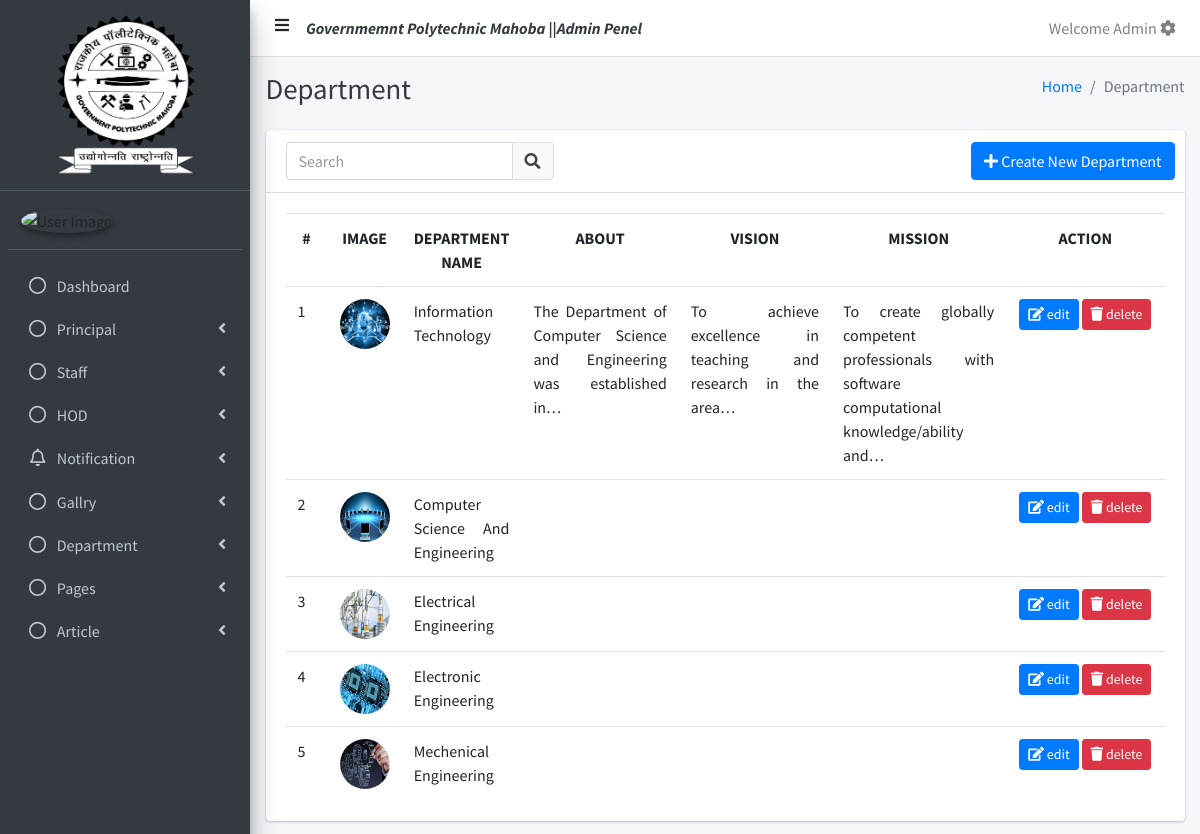
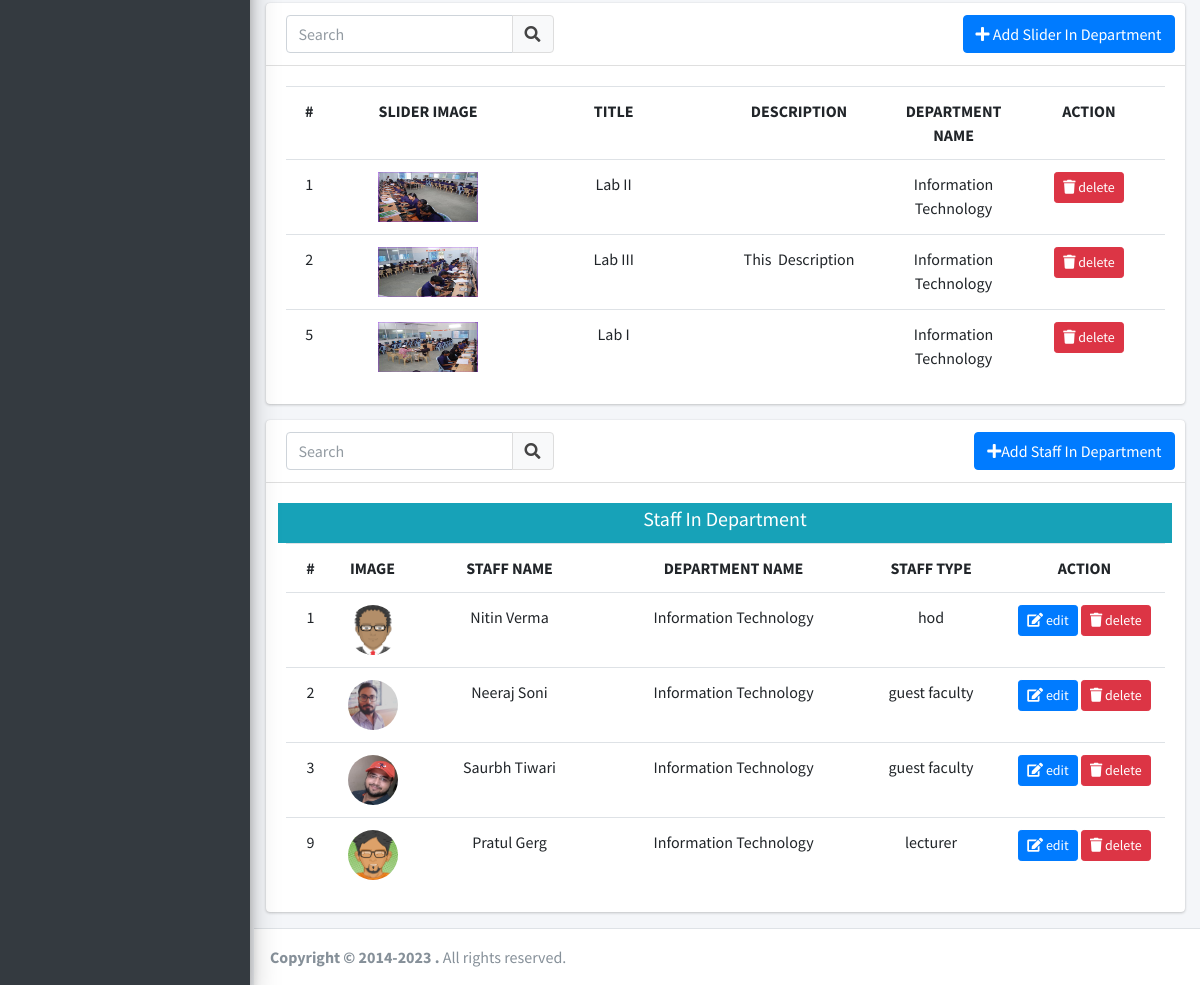
The page /index.php/admins/department on the database its author committed (2 pictures, top to bottom).
### tables this page shows
CREATE TABLE `department` (
  `id` int(11) NOT NULL,
  `department_name` varchar(200) NOT NULL,
  `about` text NOT NULL,
  `department_pic` varchar(200) NOT NULL,
  `vision` text NOT NULL,
  `mission` text NOT NULL,
  `created_at` varchar(100) NOT NULL,
  `updated_at` varchar(100) NOT NULL
);

CREATE TABLE `department_slider_images` (
  `id` int(11) NOT NULL,
  `title` text NOT NULL,
  `description` text NOT NULL,
  `slider_img` varchar(200) NOT NULL,
  `department_id` int(11) NOT NULL
);

CREATE TABLE `staff_in_department` (
  `id` int(11) NOT NULL,
  `staff_id` int(11) NOT NULL,
  `department_id` int(11) NOT NULL,
  `staff_type` int(11) NOT NULL
);

CREATE TABLE `staffs` (
  `id` int(11) NOT NULL,
  `staff_name` varchar(200) NOT NULL,
  `gender` varchar(100) NOT NULL,
  `qualification` varchar(200) NOT NULL,
  `staff_about` text NOT NULL,
  `mobno` varchar(12) NOT NULL,
  `email` varchar(100) NOT NULL,
  `staff_pic` text NOT NULL,
  `joining_date` varchar(100) NOT NULL,
  `leave_date` varchar(100) NOT NULL,
  `status` int(11) NOT NULL DEFAULT 1,
  `created_at` varchar(100) NOT NULL,
  `updated_at` varchar(100) NOT NULL
);

CREATE TABLE `staff_type` (
  `id` int(11) NOT NULL,
  `staff_type` varchar(200) NOT NULL,
  `created_at` varchar(100) NOT NULL,
  `updated_at` varchar(100) NOT NULL
);

### application/controllers/admins/Department.php (called while the page is built, shortened)
<?php
class Department extends CI_Controller {
	public function __construct()
	{
		$this->load->model('Admin_model');
	}
	public function index()
	{
		$queryString=$this->input->get('q');
		$this->load->helper('text');
		$params['queryStrings']=$queryString;
		$departmentdata=$this->Admin_model->getdepartments($params);
		$staff_in_department=$this->Admin_model->getstaffInDepartment($params);
		$department_slider=$this->Admin_model->getdepartmentslider($params);
		$data['departmentdata']=$departmentdata;
		$data['department_slider']=$department_slider;
		$data['staff_in_department']=$staff_in_department;
		$data['queryString']=$queryString;
		$this->load->view('admin/departmentlist', $data);
	}
}

### index.php (called while the page is built, shortened)
<?php
require_once BASEPATH.'core/CodeIgniter.php';

### application/models/Admin_model.php (called while the page is built, shortened)
<?php
class Admin_model extends CI_Model {
   public function getdepartments($params=array())
   {
     $result= $this->db->get('department')->result_array();
     return $result;
   }
   public function getstaffInDepartment($params=array())
   {
      $this->db->select('staff_in_department.*,department.department_name as department_name,staffs.staff_name as staff_name,staffs.staff_pic as staff_pic,staffs.staff_about as staff_about, staff_type.staff_type as staff_type');
      $this->db->join('department', 'department.id = staff_in_department.department_id', 'left');
      $this->db->join('staffs', 'staffs.id = staff_in_department.staff_id', 'left');
      $this->db->join('staff_type', 'staff_type.id = staff_in_department.staff_type', 'left');
     $result= $this->db->get('staff_in_department')->result_array();
     return $result;
   }
   public function getdepartmentslider($params=array())
   {
      $this->db->select('department_slider_images.*,department.department_name as department_name');
      $this->db->join('department', 'department.id = department_slider_images.department_id', 'left');
      $result=$this->db->get('department_slider_images')->result_array();
      return $result;
   }
}

### application/views/admin/departmentlist.php (the view, shortened to what this page needs)
  <div class="content-header">
    <div class="container-fluid">
      <div class="row mb-2">
        <div class="col-sm-6">
          <h1 class="m-0 text-dark">Department</h1>
        </div>
        <div class="col-sm-6">
          <ol class="breadcrumb float-sm-right">
            <li class="breadcrumb-item"><a href="#">Home</a></li>
            <li class="breadcrumb-item active">Department</li>
          </ol>
        </div>
      </div>
    </div>
  </div>
  <div class="content">
    <div class="container-fluid">
      <div class="row text-center">
         <div class="col-lg-12 text-center">
          <div class="card">
                <div class="card-header">
                	<div class="card-title">
                		<form action="" method="get" name="tablesearch">
                			<div class="input-group mb-0">
	                    <input type="text" name="q" value="<?php echo $queryString;?>" class="form-control float-right" placeholder="Search">
	                    <div class="input-group-append">
	                      <button type="submit" class="btn btn-default"><i class="fas fa-search"></i></button>
	                    </div>
	                  </div>
                		</form>
                	</div>
                	<div class="card-tools">
                		<a href="<?php echo base_url().'admins/department/create_new_department' ?>" class="btn btn-primary"> <i class="fas fa-plus"></i> Create New Department </a>
              	</div>
               </div>
               <div class="card-body">
               	<table class="table">
               		<tr class="text-uppercase">
               			<th width="50">#</th>
                    <th width="50">Image</th>
               			<th>Department Name</th>
                    <th width="200">about</th>
                    <th width="200">vision</th>
                    <th width="200">Mission</th>
               			<th width="160" class="text-center">Action </th>
               		</tr>
                  <?php if(!empty($departmentdata)){ ?>
                    <?php foreach ($departmentdata as $department) {
                     ?>
               		<tr class="text-justify">
               			<td><?php echo $department['id']?></td>
                    <td><img src="<?php echo base_url().'assests/uploads/department/'.$department['department_pic']?>" class="img rounded-circle" width="50" height="50"></td>
               			<td><?php echo $department['department_name']?></td>
                    <td><?php echo  word_limiter(strip_tags($department['about']),10)?></td>
                    <td><?php echo  word_limiter(strip_tags($department['vision']),10)?></td>
                    <td><?php echo  word_limiter(strip_tags($department['mission']),10)?></td>
               			<td class=" text-center text-nowrap">
               				<a href="<?php echo base_url('admins/department/edit_department/'.$department['id'])?>" class="btn btn-primary btn-sm  "> <i class="fa fa-edit"></i> edit</a>
                      <a href="javascript:void(0)" onclick="deletedepartment(<?php echo $department['id']?>)" class="btn btn-danger btn-sm  "> <i class="fa fa-trash"></i> delete</a>
               			</td>
               		</tr>
                <?php }?>
                <?php } else{ ?>
                  <tr>
               			<td colspan="4">Record Not Found</td>
               		</tr>
                   <?php }?>
               	</table>
               </div>
        </div>
        <div class="card">
                <div class="card-header">
                  <div class="card-title">
                    <form action="" method="get" name="tablesearch">
                      <div class="input-group mb-0">
                        <input type="text" name="q" value="<?php echo $queryString;?>" class="form-control float-right" placeholder="Search">
                        <div class="input-group-append">
                          <button type="submit" class="btn btn-default"><i class="fas fa-search"></i></button>
                        </div>
                      </div>
                    </form>
                  </div>
                  <div class="card-tools">
                    <a href="<?php echo base_url().'admins/department/department_slider' ?>" class="btn btn-primary"> <i class="fas fa-plus"></i> Add Slider In Department </a>
                </div>
               </div>
               <div class="card-body">
                <table class="table">
                  <tr class="text-uppercase">
                    <th width="50">#</th>
                    <th width="200">Slider Image</th>
                    <th width="200">Title</th>
                    <th width="200">description</th>
                    <th>Department Name</th>
                    <th width="160" class="text-center">Action </th>
                  </tr>
                  <?php if(!empty($department_slider)){ ?>
                    <?php foreach ($department_slider as $slider) {
                     ?>
                  <tr>
                    <td><?php echo $slider['id']?></td>
                    <td><a href="<?php echo base_url().'assests/uploads/department/slider/'.$slider['slider_img']?>"><img src="<?php echo base_url().'assests/uploads/department/slider/'.$slider['slider_img']?>" class="img " width="100" height="50"></a></td>
                    <td><?php echo $slider['title']?></td>
                    <td><?php echo $slider['description']?></td>
                    <td><?php echo $slider['department_name']?></td>
                    <td class=" text-center text-nowrap">
                      <a href="javascript:void(0)" onclick="deletedepartmentslider(<?php echo $slider['id']?>)" class="btn btn-danger btn-sm  "> <i class="fa fa-trash"></i> delete</a>
                    </td>
                  </tr>
                <?php }?>
                <?php } else{ ?>
                  <tr>
                    <td colspan="4">Record Not Found</td>
                  </tr>
                   <?php }?>
                </table>
               </div>
        </div>
         <div class="card">
                <div class="card-header">
                  <div class="card-title">
                    <form action="" method="get" name="tablesearch">
                      <div class="input-group mb-0">
                        <input type="text" name="q" value="<?php echo $queryString;?>" class="form-control float-right" placeholder="Search">
                        <div class="input-group-append">
                          <button type="submit" class="btn btn-default"><i class="fas fa-search"></i></button>
                        </div>
                      </div>
                    </form>
                  </div>
                  <div class="card-tools">
                    <a href="<?php echo base_url().'admins/department/add_staff_in_department' ?>" class="btn btn-primary"> <i class="fas fa-plus"></i>Add Staff In Department </a>
                </div>
               </div>
               <div class="card-body">
                <div class="row bg-info text-center p-1"><div class="col-md-12"><h5>Staff In Department</h5></div></div>
                <table class="table">
                  <tr class="text-uppercase">
                    <th width="50">#</th>
                    <th width="50"> Image</th>
                    <th width="50" class="text-nowrap"> Staff Name</th>
                    <th>Department Name</th>
                    <th>Staff type</th>
                    <th width="160" class="text-center">Action </th>
                  </tr>
                  <?php if(!empty($staff_in_department)){ ?>
                    <?php foreach ($staff_in_department as $staff) {
                     ?>
                  <tr>
                    <td><?php echo $staff['id']?></td>
                     <td><img src="<?php echo base_url().'assests/uploads/staff/'.$staff['staff_pic']?>" class="img rounded-circle" width="50" height="50"></td>
                    <td width="200"><?php echo $staff['staff_name'] ?></td>
                    <td><?php echo $staff['department_name']?></td>
                    <td><?php echo $staff['staff_type']?></td>
                    <td class=" text-center text-nowrap">
                      <a href="<?php echo base_url('admins/department/edit_staff_in_department/'.$staff['id'])?>" class="btn btn-primary btn-sm  "> <i class="fa fa-edit"></i> edit</a>
                      <a href="javascript:void(0)" onclick="deletestaffindepartment(<?php echo $staff['id']?>)" class="btn btn-danger btn-sm  "> <i class="fa fa-trash"></i> delete</a>
                    </td>
                  </tr>
                <?php }?>
                <?php } else{ ?>
                  <tr>
                    <td colspan="4">Record Not Found</td>
                  </tr>
                   <?php }?>
                </table>
               </div>
        </div>
      </div>
    </div>
  </div>
</div>

### rows shown on the page
department: id "1", department_pic (picture), department_name "Information Technology", about "The Department of Computer Science and Engineering was established in…", vision "To achieve excellence in teaching and research in the area…", mission "To create globally competent professionals with software computational knowledge/ability and…"
department: id "2", department_pic (picture), department_name "Computer Science And Engineering"
department: id "3", department_pic (picture), department_name "Electrical Engineering"
department: id "4", department_pic (picture), department_name "Electronic Engineering"
department: id "5", department_pic (picture), department_name "Mechenical Engineering"
department_slider_images: id "1", slider_img (picture), title "Lab II", department.department_name "Information Technology"
department_slider_images: id "2", slider_img (picture), title "Lab III", description "This Description", department.department_name "Information Technology"
department_slider_images: id "5", slider_img (picture), title "Lab I", department.department_name "Information Technology"
staff_in_department: id "1", staff.staff_pic (picture), staff.staff_name "Nitin Verma", department.department_name "Information Technology", staff_type.staff_type "hod"
staff_in_department: id "2", staff.staff_pic (picture), staff.staff_name "Neeraj Soni", department.department_name "Information Technology", staff_type.staff_type "guest faculty"
staff_in_department: id "3", staff.staff_pic (picture), staff.staff_name "Saurbh Tiwari", department.department_name "Information Technology", staff_type.staff_type "guest faculty"
staff_in_department: id "9", staff.staff_pic (picture), staff.staff_name "Pratul Gerg", department.department_name "Information Technology", staff_type.staff_type "lecturer"
